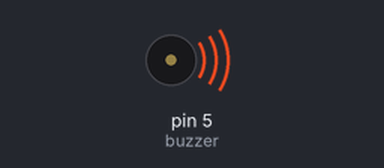
Bench run of a sketch on a simulated Arduino Uno, built with avr-gcc and run on an emulated ATmega328P. Parts: buzzer (waves = sounding, pin HIGH).

Above: at 0.1 s.
At 0.6 s:
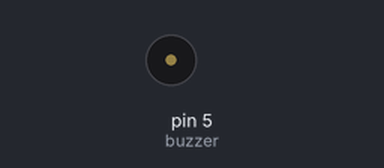
Timing chart, 0 to 2.1 s (numbered marks = the images above):
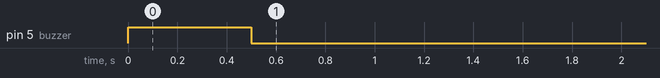

The sketch:

buzzer12.10.ino
```cpp
#define buzzer 5
void setup() {
  // put your setup code here, to run once:
 initAll();
 bell(2);
}

void loop() {
  // put your main code here, to run repeatedly:

}

void initAll()
{
  pinMode(buzzer,OUTPUT);
  digitalWrite(buzzer,LOW);
}

void bell(double x)
{
  digitalWrite(buzzer,HIGH);
  delay(x = 500);
  digitalWrite(buzzer,LOW);
}
```
